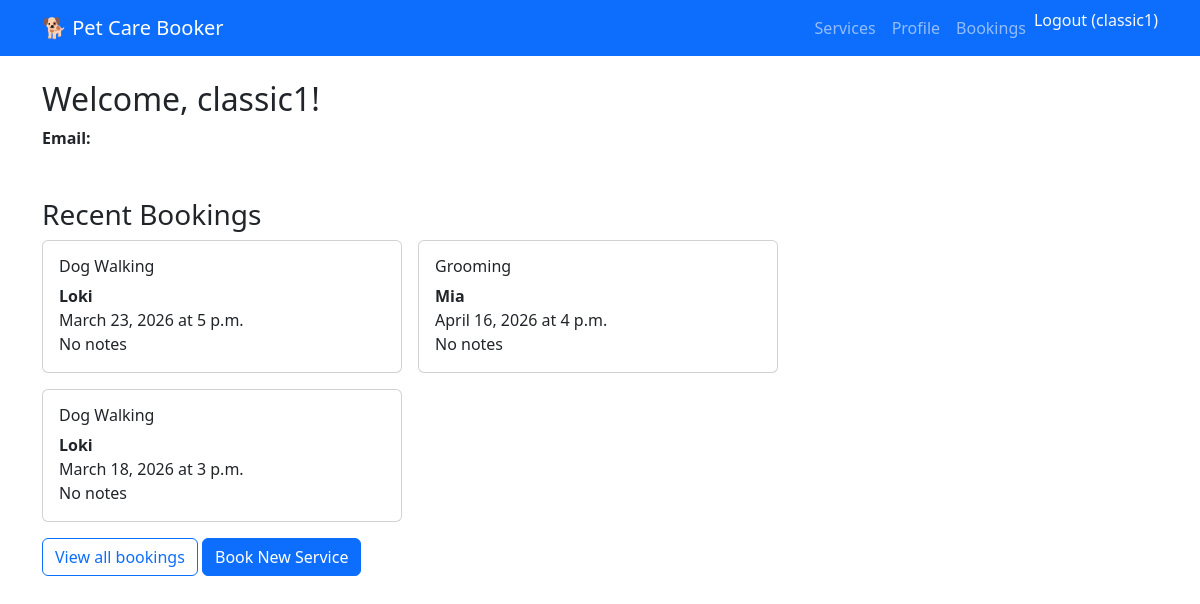
/accounts/profile/ (signed in), run on an earlier commit of the app's database.
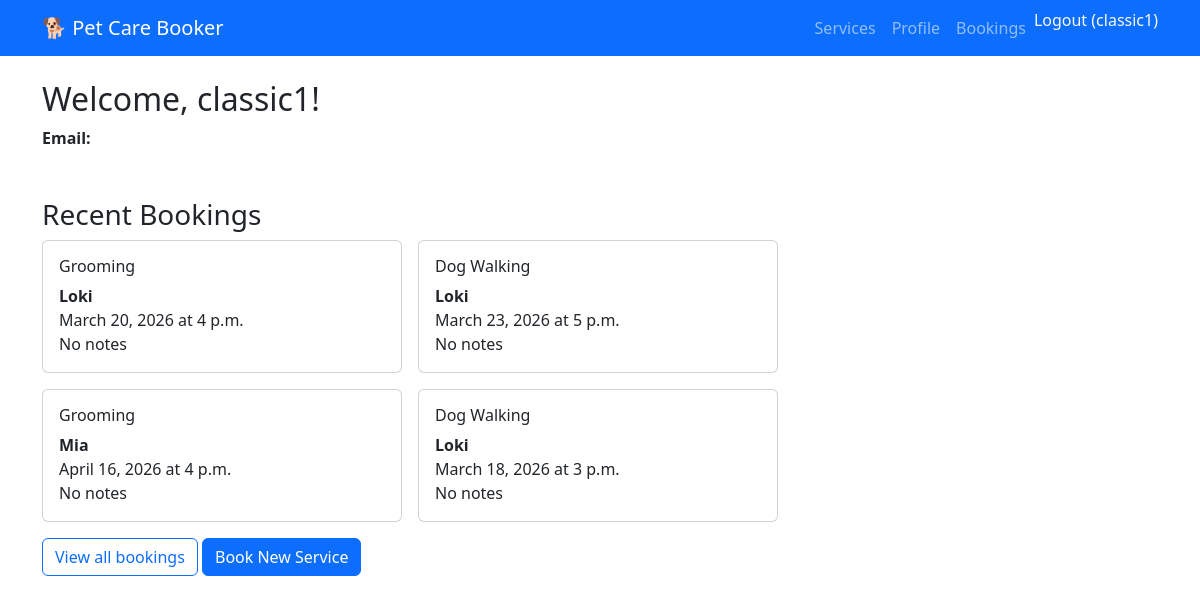
And on a later commit of the database.
### accounts/models.py (models this page shows, shortened)
class Booking(models.Model):
    SERVICE_CHOICES = [
        ('dog_walking', 'Dog Walking'),
        ('grooming', 'Grooming'),
        ('boarding', 'Boarding'),
    ]
    user = models.ForeignKey(User, on_delete=models.CASCADE)
    service = models.CharField(max_length=20, choices=SERVICE_CHOICES)
    pet_name = models.CharField(max_length=100)
    date = models.DateField()
    time = models.TimeField()
    notes = models.TextField(blank=True)
    created = models.DateTimeField(auto_now_add=True)
    paid = models.BooleanField(default=False)  # <-- TRACKS PAID STATUS
    stripe_payment_intent = models.CharField(max_length=200, blank=True, null=True)  # Stripe payment ID
    amount_paid = models.DecimalField(max_digits=10, decimal_places=2, null=True, blank=True)  # £25.00

### accounts/views.py (the view)
# urls.py: path('profile/', views.ProfileView.as_view(), name='profile'),
class ProfileView(LoginRequiredMixin, TemplateView):
    template_name = "accounts/profile.html"
    login_url = "login"
    redirect_field_name = "next"
    def get_context_data(self, **kwargs):
        context = super().get_context_data(**kwargs)
        context["user"] = self.request.user
        context["bookings"] = Booking.objects.filter(user=self.request.user).order_by("-created")[:5]
        context["STRIPE_PUBLIC_KEY"] = getattr(settings, "STRIPE_PUBLISHABLE_KEY", "")
        return context

### accounts/templates/accounts/profile.html (shortened to what this page needs)
{% extends 'accounts/base.html' %}
{% block content %}
<div class="row">
  <div class="col-md-8">
    <h2>Welcome, {{ user.username }}!</h2>
    <p><strong>Email:</strong> {{ user.email }}</p>
    <h3 class="mt-5">Recent Bookings</h3>
    {% if bookings %}
      <div class="row g-3">
        {% for booking in bookings %}
          <div class="col-md-6">
            <div class="card">
              <div class="card-body">
                <h6 class="card-title">{{ booking.get_service_display }}</h6>
                <p class="card-text">
                  <strong>{{ booking.pet_name }}</strong><br>
                  {{ booking.date }} at {{ booking.time }}<br>
                  {{ booking.notes|default:"No notes" }}
                </p>
              </div>
            </div>
          </div>
        {% endfor %}
      </div>
    {% else %}
      <p class="text-muted">No bookings yet. <a href="{% url 'book' %}">Book your first service</a>.</p>
    {% endif %}
  </div>
</div>
<a href="{% url 'bookings' %}" class="btn btn-outline-primary mt-3">View all bookings</a>
<a href="{% url 'book' %}" class="btn btn-primary mt-3">Book New Service</a>
{% endblock %}

What changed in the data, as far as the page shows it:
added Booking: service "Grooming", pet_name "Loki", date "March 20, 2026", time "4 p.m.", notes "No notes"
